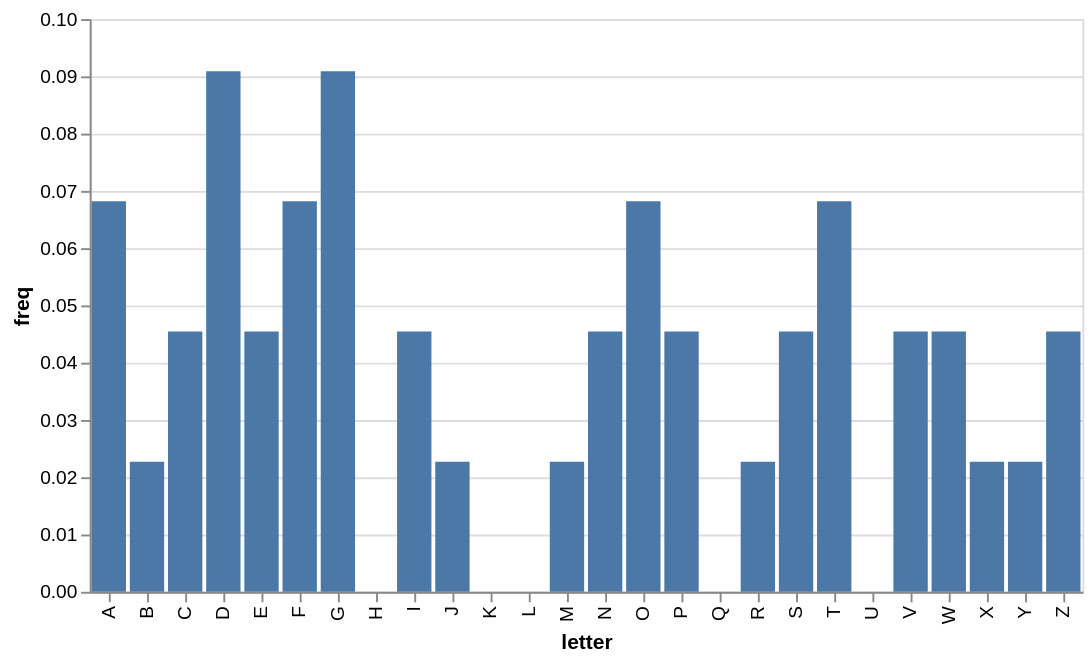

The cell this chart's notebook holds for it:
### Code cell
chart_list[3] #chart corresponding to lines[3]

### Figure 1 — Vega-Lite specification as saved in the notebook (floating-point values rounded to 4 significant figures)
{"config": {"view": {"continuousWidth": 300, "continuousHeight": 300}}, "data": {"name": "data-86b6a0c673f1d28a621d8f7054bd41a5"}, "mark": {"type": "bar"}, "encoding": {"tooltip": [{"field": "letter", "type": "nominal"}, {"field": "freq", "type": "quantitative"}], "x": {"field": "letter", "scale": {"domain": ["A", "B", "C", "D", "E", "F", "G", "H", "I", "J", "K", "L", "M", "N", "O", "P", "Q", "R", "S", "T", "U", "V", "W", "X", "Y", "Z"]}, "type": "nominal"}, "y": {"field": "freq", "type": "quantitative"}}, "$schema": "https://vega.github.io/schema/vega-lite/v5.8.0.json", "datasets": {"data-86b6a0c673f1d28a621d8f7054bd41a5": [{"letter": "A", "freq": 0.06818}, {"letter": "B", "freq": 0.02273}, {"letter": "C", "freq": 0.04545}, {"letter": "D", "freq": 0.09091}, {"letter": "E", "freq": 0.04545}, {"letter": "F", "freq": 0.06818}, {"letter": "G", "freq": 0.09091}, {"letter": "H", "freq": 0.0}, {"letter": "I", "freq": 0.04545}, {"letter": "J", "freq": 0.02273}, {"letter": "K", "freq": 0.0}, {"letter": "L", "freq": 0.0}, {"letter": "M", "freq": 0.02273}, {"letter": "N", "freq": 0.04545}, {"letter": "O", "freq": 0.06818}, {"letter": "P", "freq": 0.04545}, {"letter": "Q", "freq": 0.0}, {"letter": "R", "freq": 0.02273}, {"letter": "S", "freq": 0.04545}, {"letter": "T", "freq": 0.06818}, {"letter": "U", "freq": 0.0}, {"letter": "V", "freq": 0.04545}, {"letter": "W", "freq": 0.04545}, {"letter": "X", "freq": 0.02273}, {"letter": "Y", "freq": 0.02273}, {"letter": "Z", "freq": 0.04545}]}}
